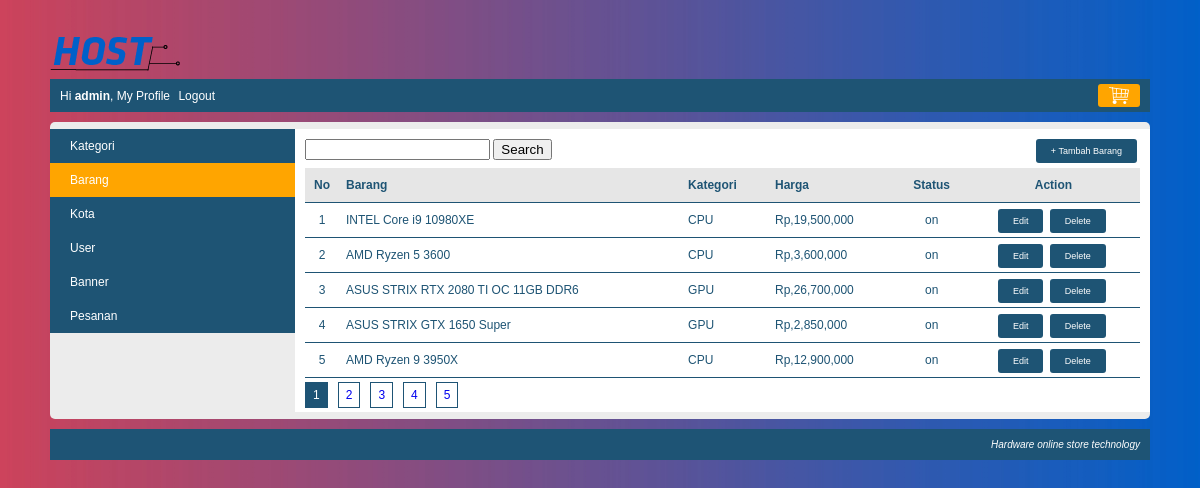
Page /index.php?page=my_profile&module=barang&action=list (signed in) on the committed database.
### tables this page shows
CREATE TABLE `barang` (
  `barang_id` int(10) NOT NULL,
  `kategori_id` int(10) NOT NULL,
  `nama_barang` varchar(250) NOT NULL,
  `spesifikasi` text NOT NULL,
  `gambar` varchar(300) NOT NULL,
  `harga` int(10) NOT NULL,
  `stok` tinyint(1) NOT NULL,
  `status` enum('on','off') NOT NULL
);

CREATE TABLE `kategori` (
  `kategori_id` int(10) NOT NULL,
  `kategori` varchar(150) NOT NULL,
  `status` enum('on','off') NOT NULL
);

### module/barang/list.php (the view, shortened to what this page needs)
<?php
	$search = isset($_GET["search"]) ? $_GET["search"] : false;
	$where = "";
?>
<div id="frame-tambah" class="barang">
	<div id="left">
	<form action="<?php echo BASE_URL."index.php"; ?>" method="GET">
		<input type="text" name="search" value="<?php echo $search; ?>"/>
		<input type="submit" value="Search"/>
	</form>
	</div>
	<div id="right">
		<a href="<?php echo BASE_URL."index.php?page=my_profile&module=barang&action=form"; ?>" class="tombol-action tombol">+ Tambah Barang</a>
	</div>
</div>
<?php
	$pagination = isset($_GET["pagination"]) ? $_GET["pagination"] : 1;
	$data_per_halaman = 5;
	$mulai_dari = ($pagination-1) * $data_per_halaman;
	$query = mysqli_query($koneksi, "SELECT barang.*, kategori.kategori FROM barang JOIN kategori ON barang.kategori_id=kategori.kategori_id $where LIMIT $mulai_dari, $data_per_halaman");
	if(mysqli_num_rows($query) == 0){
		echo "<h3>Saat ini belum ada barang di dalam table barang</h3>";
	}else{
		echo "<table class='table-list'>";
		echo "<tr class='baris-title'>
				<th class='kolom-nomor'>No</th>
				<th class='kiri'>Barang</th>
				<th class='kiri'>Kategori</th>
				<th class='kiri'>Harga</th>
				<th class='tengah'>Status</th>
				<th class='tengah'>Action</th>
			</tr>";
		$no=1 +$mulai_dari;
		while($row=mysqli_fetch_assoc($query)){
			echo "<tr>
					<td class='kolom-nomor'>$no</td>
					<td class='kiri'>$row[nama_barang]</td>
					<td class='kiri'>$row[kategori]</td>
					<td>".rupiah($row['harga'])."</td>
					<td class='tengah'>$row[status]</td>
					<td class='tengah'>
						<a class='tombol-action' href='".BASE_URL."index.php?page=my_profile&module=barang&action=form&barang_id=$row[barang_id]'>Edit</a>
						<a class='tombol-action' href='".BASE_URL."module/barang/action.php?button=Delete&barang_id=$row[barang_id]'>Delete</a>
					</td>
				</tr>";
			$no++;
		}
		echo "</table>";
	}
?>

### css/Style.css (style rules this page uses)
body { font-family: arial; font-size: 12px; color: #1e5474; background-image: url(../images/BG.jpg); height: 100%; background-repeat: no-repeat; background-size: cover; margin: 0px; }
.table-list { width: 100%; border-collapse: collapse; }
.table-list tr { border-bottom: 1px solid #1e5474; }
.table-list tr.baris-title { background: #E6E6E6; }
.table-list tr th, .table-list tr td { padding: 10px 7px; }
.kolom-nomor { width: 20px; text-align: center; }
.tengah { text-align: center; }
.kiri { text-align: left; }
#frame-tambah { margin-bottom: 10px; text-align: right; }
#frame-tambah.barang { margin-bottom: 5px; overflow: hidden; }
#frame-tambah #left { float: left; }
#frame-tambah #right { float: right; }
.tombol-action { background: #1e5474; color: white; padding: 7px 15px; border-radius: 3px; cursor: pointer; text-decoration: none; margin-right: 3px; font-size: 9px; }
.tombol-action.tombol { background: #1e5474; color: white; padding: 7px 15px; border-radius: 3px; cursor: pointer; text-decoration: none; margin-right: 3px; font-size: 9px; display: block; }

### rows in the picture
barang: nama_barang "INTEL Core i9 10980XE", kategori.kategori "CPU", harga "Rp,19,500,000", status "on"
barang: nama_barang "AMD Ryzen 5 3600", kategori.kategori "CPU", harga "Rp,3,600,000", status "on"
barang: nama_barang "ASUS STRIX RTX 2080 TI OC 11GB DDR6", kategori.kategori "GPU", harga "Rp,26,700,000", status "on"
barang: nama_barang "ASUS STRIX GTX 1650 Super", kategori.kategori "GPU", harga "Rp,2,850,000", status "on"
barang: nama_barang "AMD Ryzen 9 3950X", kategori.kategori "CPU", harga "Rp,12,900,000", status "on"

### other values in the picture
$nama "admin"
